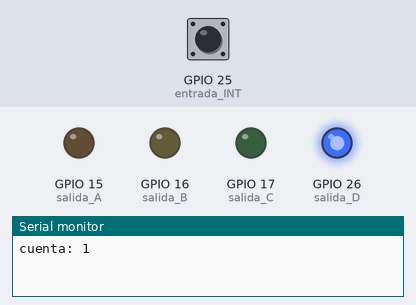
The program below on a simulated ESP32. On the bench: output pins drawn as LEDs (lit = HIGH), the last lines printed to the serial monitor. Inputs (shaded band) come from the test bench; at power-on: GPIO 25 (entrada_INT) HIGH.

Above: at 0.2 s.
At 0.7 s:
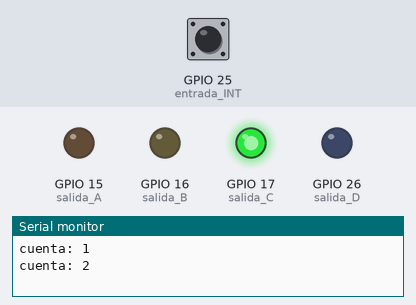
At 1.7 s:
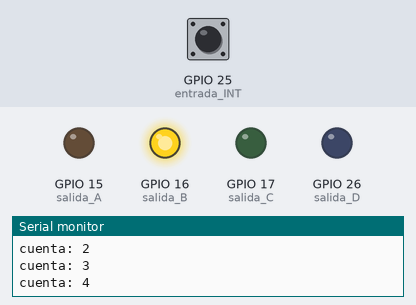
At 3.2 s:
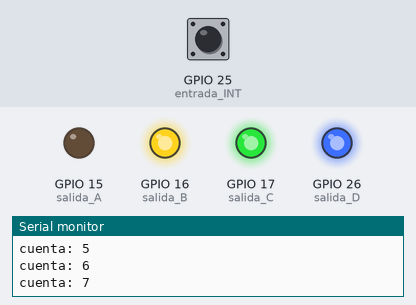
At 4.7 s:
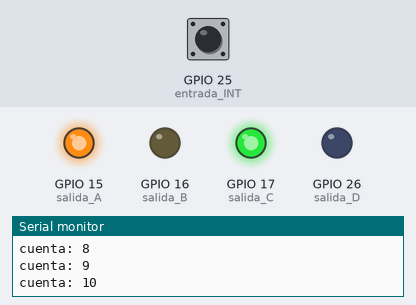
At 6.7 s:
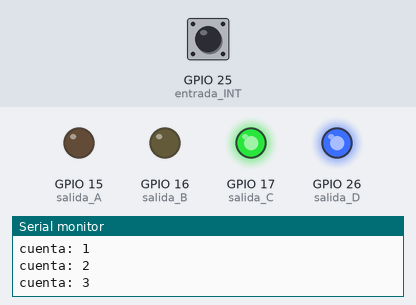
Timing chart, 0 to 7.2 s (numbered marks = the images above):
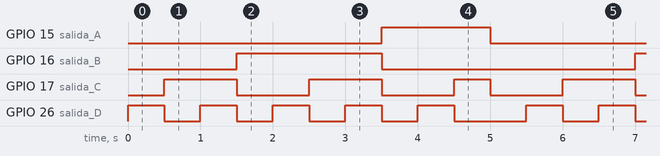

The program:

main.cpp
```cpp
#include <Arduino.h>

#define salida_A 15
#define salida_B 16
#define salida_C 17
#define salida_D 26

#define entrada_INT 25


int8_t cuenta = 0;


uint8_t estado[4] = {0, 0, 0, 0};
uint8_t salida[4] = { salida_A, salida_B, salida_C, salida_D};

void mostrarCuenta(){
 for(uint8_t i = 0; i<sizeof(estado)/sizeof(estado[i]); i++){
      estado[i] = 0;
  }

  uint8_t dato = cuenta;
  uint8_t residuo = 0;
  uint8_t i = 1;

  while(dato>0){
    residuo = dato%2;
    dato= dato/2;
    estado[4-i] = residuo;
    i++;
  }

  Serial.print("cuenta: ");
  Serial.println(cuenta);

  for(uint8_t i = 0; i<sizeof(estado)/sizeof(estado[i]); i++){
      digitalWrite(salida[i], estado[i]);
  }

}

void setup() {
  //Configuración de terminales

  pinMode(salida_A, OUTPUT);
  pinMode(salida_B, OUTPUT);
  pinMode(salida_C, OUTPUT);
  pinMode(salida_D, OUTPUT);

  pinMode(entrada_INT, INPUT_PULLUP);

  Serial.begin(115200);


}

void loop() {
  if(digitalRead(entrada_INT)){
    cuenta++;
    if(cuenta>10){
      cuenta = 0;
    }
    mostrarCuenta();
  }else {
    cuenta--;
    if(cuenta<0){
      cuenta = 10;
    }
    mostrarCuenta();
  }
  delay(500);

}
```

Measured:
- by itself, GPIO 15 (salida_A): alternates HIGH for 1.5 s and LOW for 4.0 s
- by itself, GPIO 16 (salida_B): alternates HIGH for 2.0 s and LOW for 3.5 s
- by itself, GPIO 17 (salida_C): repeats every 5.5 s: LOW 1.0 s, HIGH 1.0 s, LOW 1.0 s, HIGH 0.50 s, LOW 1.0 s, HIGH 1.0 s
- by itself, GPIO 26 (salida_D): repeats every 5.5 s: 4 × (LOW 0.50 s, HIGH 0.50 s), LOW 1.0 s, HIGH 0.50 s
